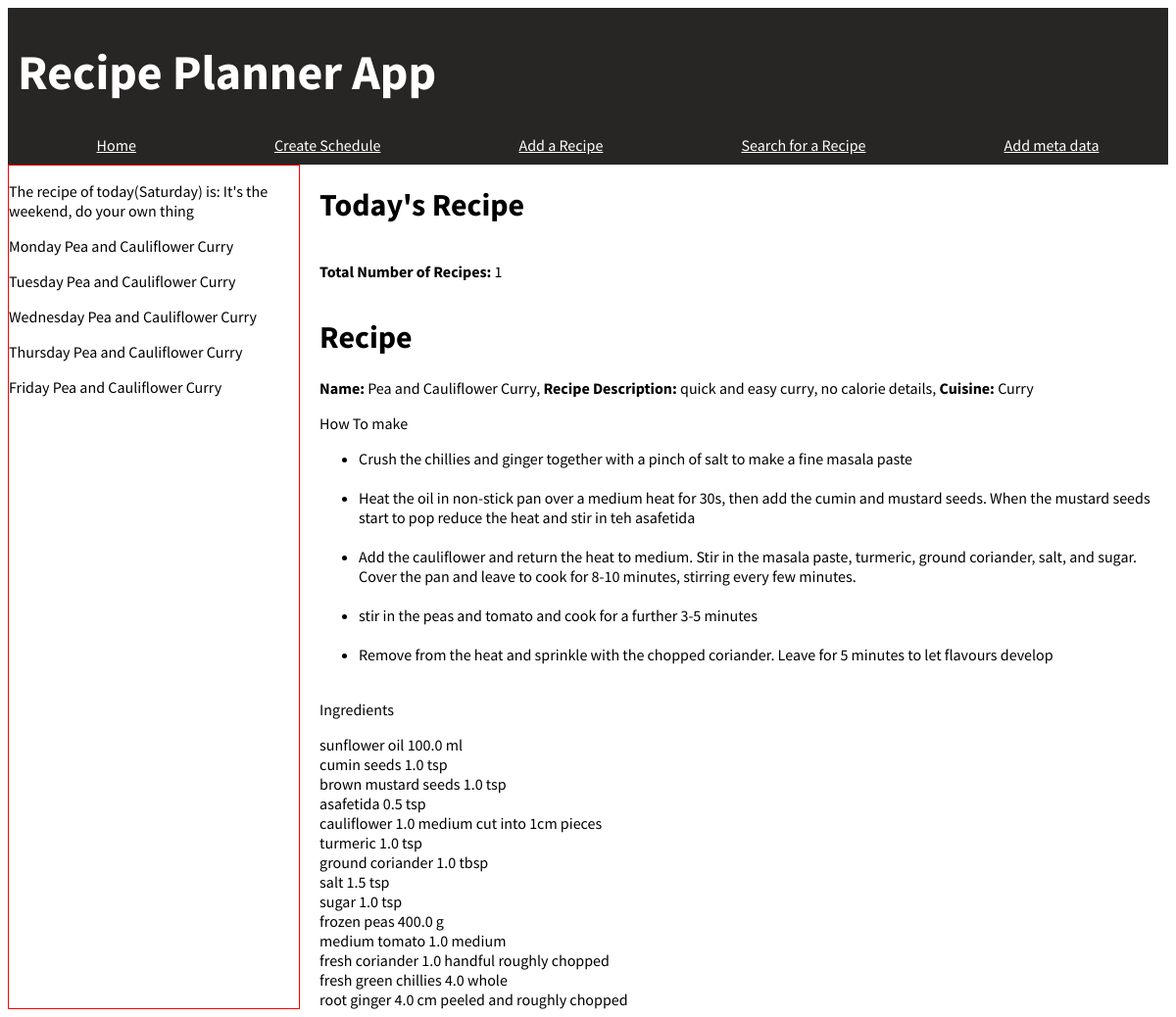
The page /home on the database its author committed.
### application/models.py (models this page shows, shortened)
class Recipes(db.Model):
    id = db.Column(db.Integer, primary_key=True)
    recipe_name = db.Column(db.String(100), nullable=False)
    recipe_description = db.Column(db.String(500))
    cuisine_id = db.Column(db.Integer, db.ForeignKey('cuisine.id'))
    quantity = db.relationship('Quantity', backref="quantitybr1")
    method = db.relationship('Method', backref='methodbr')

class Cuisine(db.Model):
    id = db.Column(db.Integer, primary_key=True)
    cuisine_name = db.Column(db.String(50), nullable=False)
    recipe = db.relationship('Recipes', backref='recipesbr')

class Method(db.Model):
    id = db.Column(db.Integer, primary_key=True)
    recipe_id = db.Column(db.Integer, db.ForeignKey('recipes.id'), nullable=False)
    step_num = db.Column(db.Integer, nullable=False)
    step = db.Column(db.String(200), nullable=False)

class Ingredients(db.Model):
    id = db.Column(db.Integer, primary_key=True)
    ingredient_name = db.Column(db.String(50), nullable=False)
    quantity = db.relationship("Quantity", backref="quantitybr")

class Quantity(db.Model):
    id = db.Column(db.Integer, primary_key=True)
    recipe_id = db.Column(db.Integer, db.ForeignKey('recipes.id'), nullable=False)
    ingredient_id = db.Column(db.Integer, db.ForeignKey('ingredients.id'), nullable=False)
    ingredient_prep = db.Column(db.String(100))
    amount = db.Column(db.Float, nullable=False)
    measure = db.Column(db.Integer, db.ForeignKey('measure.id'))

class Measure(db.Model):
    id = db.Column(db.Integer, primary_key=True)
    measure = db.Column(db.String(20), nullable=False)
    quantity = db.relationship("Quantity", backref="quantitybr3")
    shopping_list = db.relationship("ShoppingList", backref="shoppinglist")

### application/routes.py (the view)
@app.route('/', methods = ['GET', 'POST'])
@app.route('/home', methods = ['GET', 'POST'])
def index():
    week = []
    week.append(Recipes.query.filter_by(id = Schedule.query.filter_by(day_of_the_week = 0).first().recipe_id).first())
    week.append(Recipes.query.filter_by(id = Schedule.query.filter_by(day_of_the_week = 1).first().recipe_id).first())
    week.append(Recipes.query.filter_by(id = Schedule.query.filter_by(day_of_the_week = 2).first().recipe_id).first())
    week.append(Recipes.query.filter_by(id = Schedule.query.filter_by(day_of_the_week = 3).first().recipe_id).first())
    week.append(Recipes.query.filter_by(id = Schedule.query.filter_by(day_of_the_week = 4).first().recipe_id).first())
    day = date.today()
    day = calendar.day_name[day.weekday()]
    if datetime.today().weekday() == 5 or datetime.today().weekday() == 6: # change this to show a dumy recipe on the weekend
        recipe_of_the_day = "It's the weekend, do your own thing"
    else:
        recipe_of_the_day = Recipes.query.filter_by(id = (Schedule.query.filter_by(day_of_the_week = datetime.today().weekday()).first().recipe_id)).first().recipe_name
    total_number = Recipes.query.count()
    if datetime.today().weekday() == 5 or datetime.today().weekday() == 6:
        daily_recipe = Recipes.query.filter_by(id = 1).first()
    else:
        daily_recipe = Recipes.query.filter_by(id = (Schedule.query.filter_by(day_of_the_week = datetime.today().weekday()).first().recipe_id)).first()
    cuisine = Cuisine.query.filter_by(id=daily_recipe.cuisine_id).first().cuisine_name
    method_list = [m.step for m in Method.query.filter_by(recipe_id = daily_recipe.id)]
    quantities = Quantity.query.filter_by(recipe_id = daily_recipe.id).all()
    print(quantities)
    ingredient_list = []
    n = 0
    for q in quantities:
        ingredient_list.append([])
        ingredient_list[n].append(Ingredients.query.filter_by(id = q.ingredient_id).first().ingredient_name)
        ingredient_list[n].append(q.amount)
        ingredient_list[n].append(Measure.query.filter_by(id = q.measure).first().measure)
        ingredient_list[n].append(q.ingredient_prep)
        n += 1
    return render_template('index.html', day=day, recipe_of_the_day=recipe_of_the_day, week=week, daily_recipe=daily_recipe, total_number=total_number, cuisine=cuisine, method_list=method_list, ingredient_list=ingredient_list)

### application/templates/index.html
{% extends 'layout.html'%}
{% block body %}
<div style="padding-left:20px">
    <h1>Today's Recipe</h1>
    <div style="display:flex; justify-content: start;">
        <div>
            <p><b>Total Number of Recipes:</b> {{ total_number }}<p>
        </div>
    </div>
    <div>
        <h1> Recipe</h1>
        <p><b>Name:</b> {{ daily_recipe.recipe_name }}, <b>Recipe Description:</b> {{ daily_recipe.recipe_description }}, <b>Cuisine:</b> {{ cuisine }}</p>
        <p>How To make</p>
        <ul>
        {% for m in method_list %}
        <li>{{ m }}</li><br>
        {% endfor %}
        </ul>
        <p>Ingredients</p>
        {% for q in ingredient_list %}
        <div class = "field">
            {{ q[0] }}
            {{ q[1] }}
            {{ q[2] }}
            {{ q[3] }}
        </div>
        {% endfor %}
        </div>
    </div>
</div>
{% endblock body %}

### application/templates/layout.html (shortened to what this page needs)
<!DOCTYPE html>
<html lang="en">
<head>
    <link href="../static/format.css" rel="stylesheet">
</head>
<body style="font-family: Source Sans Pro, sans-serif">
    <div class="header" style="background-color:#282624; width:100%; margin: 0 auto">
        <div style="display:flex">
            <h1 style="color:white; font-size:50px; margin-left: 10px"> Recipe Planner App</h1></div>
        <div id = "links" style="text-align: center; display: flex; justify-content: space-around; color:white; padding-bottom: 10px; padding-left: 20px">
            <a href="{{ url_for('index') }}"  style='color:white'>Home</a>
            <a href="{{ url_for('create_weekly_schedule') }}"> Create Schedule</a>
            <a href="{{ url_for('add_recipe') }}">Add a Recipe</a>
            <a href="{{ url_for('search_recipes') }}">Search for a Recipe</a>
            <a href="{{ url_for('add_meta') }}">Add meta data</a>
        </div>
    </div>
    <div class="container">
        <div id="left">
            <p>The recipe of today({{ day }}) is:  {{ recipe_of_the_day }}</p>
            <p>Monday {{ week[0].recipe_name }}</p>
            <p>Tuesday {{ week[1].recipe_name }}</p>
            <p>Wednesday {{ week[2].recipe_name }}</p>
            <p>Thursday {{ week[3].recipe_name }}</p>
            <p>Friday {{ week[4].recipe_name }}</p>
        </div>
        <div id="center">
            {% block body %}
            {% endblock body %}
        </div>
</body>
</html>

### application/static/format.css (style rules this page uses)
.field { display: flex; width: 500px; justify-content: space-between; }
.container { display: flex; }
#left { max-width: 30%; border: 1px solid red; }

### application/templates/layout.html (style rules this page uses)
a { color:white }

### rows shown on the page
Recipes: recipe_name "Pea and Cauliflower Curry", recipe_description "quick and easy curry, no calorie details"
Cuisine: cuisine_name "Curry"
Method: step "Crush the chillies and ginger together with a pinch of salt to make a fine masala paste"
Method: step "Heat the oil in non-stick pan over a medium heat for 30s, then add the cumin and mustard seeds. When the mustard seeds start to pop reduce the heat and stir in teh asafetida"
Method: step "Add the cauliflower and return the heat to medium. Stir in the masala paste, turmeric, ground coriander, salt, and sugar. Cover the pan and leave to cook for 8-10 minutes, stirring every few minutes."
Method: step "stir in the peas and tomato and cook for a further 3-5 minutes"
Method: step "Remove from the heat and sprinkle with the chopped coriander. Leave for 5 minutes to let flavours develop"
Ingredients: ingredient_name "sunflower oil"
Quantity: amount "100.0"
Measure: measure "ml"
Ingredients: ingredient_name "cumin seeds"
Quantity: amount "1.0"
Measure: measure "tsp" "tsp" "tsp" "tsp" "tsp" "tsp"
Ingredients: ingredient_name "brown mustard seeds"
Quantity: amount "1.0"
Ingredients: ingredient_name "asafetida"
Quantity: amount "0.5"
Ingredients: ingredient_name "cauliflower"
Quantity: amount "1.0", ingredient_prep "cut into 1cm pieces"
Measure: measure "medium" "medium"
Ingredients: ingredient_name "turmeric"
Quantity: amount "1.0"
Ingredients: ingredient_name "ground coriander"
Quantity: amount "1.0"
Measure: measure "tbsp"
Ingredients: ingredient_name "salt"
Quantity: amount "1.5"
Ingredients: ingredient_name "sugar"
Quantity: amount "1.0"
Ingredients: ingredient_name "frozen peas"
Quantity: amount "400.0"
Ingredients: ingredient_name "medium tomato"
Quantity: amount "1.0"
Ingredients: ingredient_name "fresh coriander"
Quantity: amount "1.0", ingredient_prep "roughly chopped"
Measure: measure "handful"
Ingredients: ingredient_name "fresh green chillies"
Quantity: amount "4.0"
Measure: measure "whole"
Ingredients: ingredient_name "root ginger"
Quantity: amount "4.0", ingredient_prep "peeled and roughly chopped"
Measure: measure "cm"

### other values the page prints
{{ day }} "Saturday"
{{ recipe_of_the_day }} "It's the weekend, do your own thing"
{{ total_number }} "1"
{{ q[2] }} "g"
